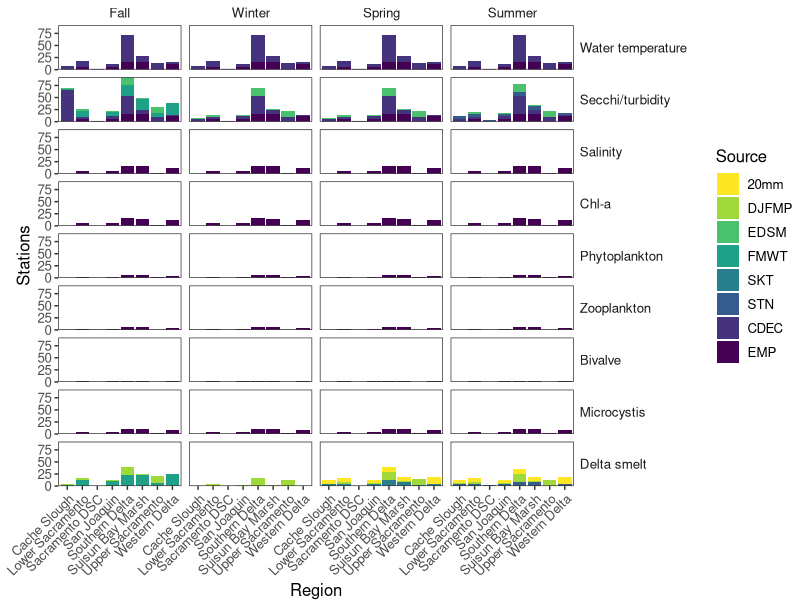
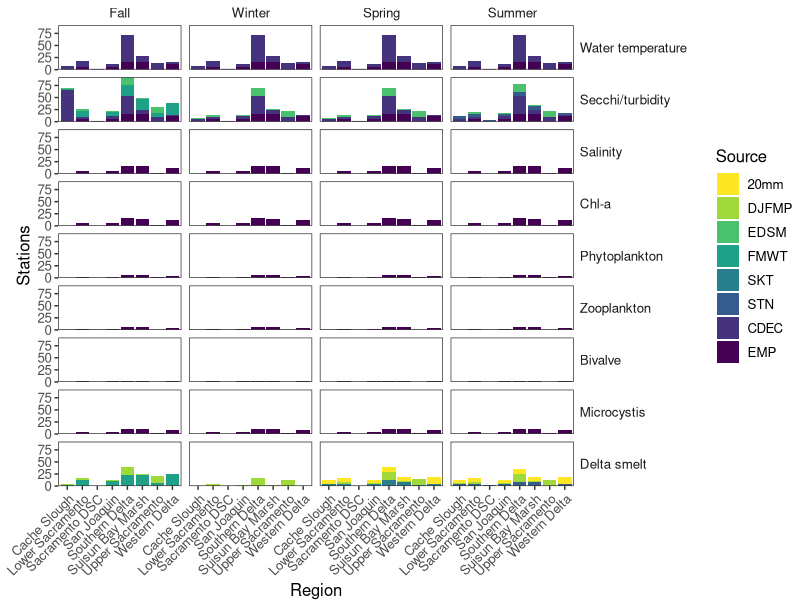

The R script that drew these images, in order:
## ---- chunk 1
require(tidyverse)
require(readxl)
## ---- chunk 2
d<-read_excel("Metadata figure.xlsx")
d<-d%>%
  mutate(Region=ifelse(Region=="Sacramento Deepwater Ship Channel", "Sacramento DSC", Region),
         Season=factor(Season, levels=c("Fall", "Winter", "Spring", "Summer")),
         Parameter=factor(Parameter, levels=c("Water temperature", "Secchi/turbidity", "Salinity", "Chl-a", "Phytoplankton", "Zooplankton", "Bivalve", "Microcystis", "Delta smelt")),
         Source=factor(Source, levels=c("20mm", "DJFMP", "EDSM", "FMWT", "SKT", "STN", "CDEC", "EMP")))
## ---- chunk 3
p<-ggplot(filter(d, !is.na(Stations)), aes(x=Region, y=Stations, fill=Source))+
  geom_bar(stat="identity")+
  facet_grid(Parameter~Season)+
  scale_fill_viridis_d(direction=-1, option="D")+
  #scale_fill_colorblind()+
  scale_y_continuous(expand = c(0,0), limits=c(0,NA))+
  theme_bw()+
  theme(axis.text.x = element_text(angle=45, hjust=1), panel.grid=element_blank(), strip.background = element_blank(), text=element_text(size=12), plot.margin = margin(0,0,0,12), strip.text.y = element_text(angle=0, hjust=0))

p

ggsave("Metadata figure.png", p, device="png", width=9, height=7)
